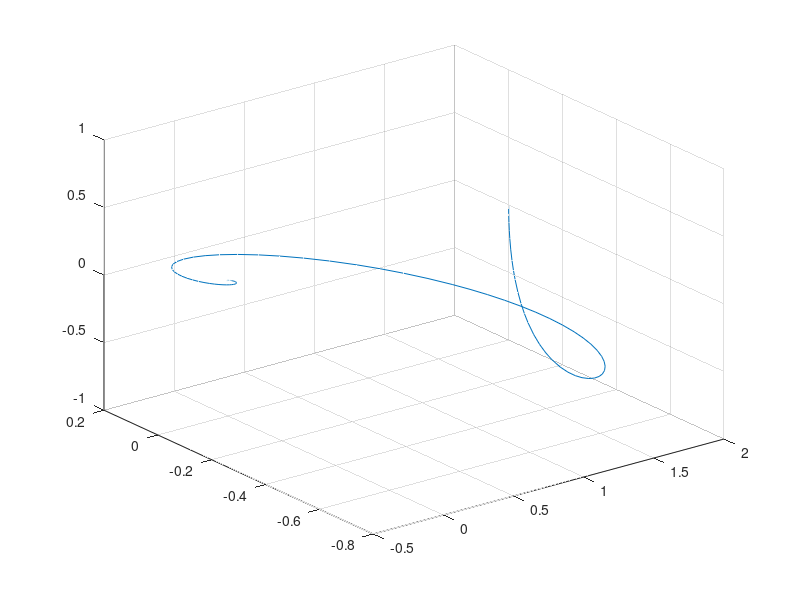
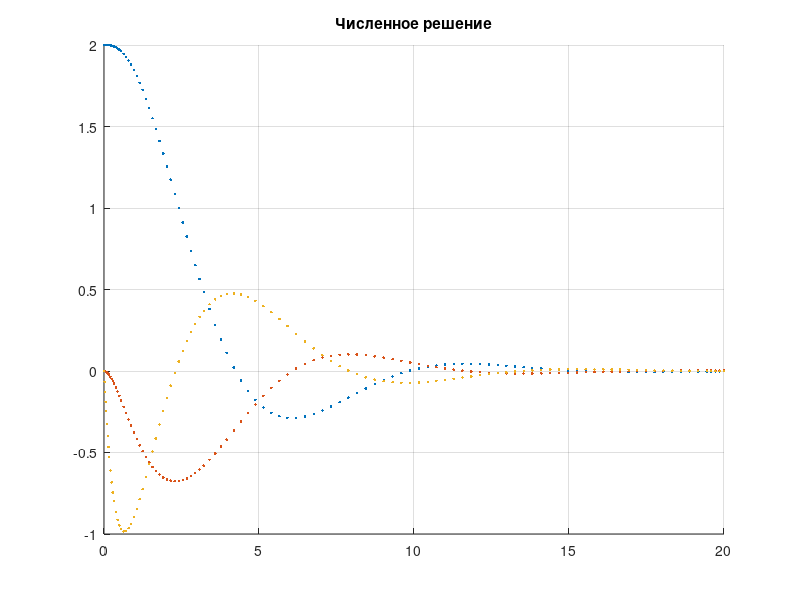

Recreate these plots in MATLAB, in order. (Note: this script raises an error after producing the figures.)
clc, clear, close all
x_0 = 2;
y_0 = 0;
z_0 = 0;
T = 20;

sys = @(t,x) [  x(2); 
                0.5*x(3); 
                -2*x(1) - 4*x(2) - 3*x(3)];

[t, sol] = ode45(sys, [0 T], [x_0 y_0 z_0]);


figure(1)
plot3(sol(:,1),sol(:,2),sol(:,3))
grid on
figure(2)
title('Численное решение');
hold on
plot(t,sol(:,1), '.',t,sol(:,2), '.',t,sol(:,3), '.')
grid on



syms x1(t) x2(t) x3(t) a
eqn(1) = diff(x1,t) == x2;
eqn(2) = diff(x2,t) == 0.5*x3;
eqn(3) = diff(x3,t) == -2*x1 - 4*x2 - 3*x3;
cond(1) = x1(0) == 2;
cond(2) = x2(0) == 0;
cond(3) = x3(0) == 0;
S = dsolve(eqn, cond)

syms t z; % Объявляем временную переменную t как символьную
% Определяем корни полинома
z1 = root(z^3 + 3*z^2 + 2*z + 1, z, 1);
z2 = root(z^3 + 3*z^2 + 2*z + 1, z, 2);
z3 = root(z^3 + 3*z^2 + 2*z + 1, z, 3);

% Определяем функцию
f1 = S.x1;
f2 = S.x2;
f3 = S.x3;


% Построение графика
figure(3)
hold on
fplot(f1, [0, 20]); 
fplot(f2, [0, 20]);
fplot(f3, [0, 20]);
xlabel('t');
ylabel('f(t)');
title('Аналитическое решение');